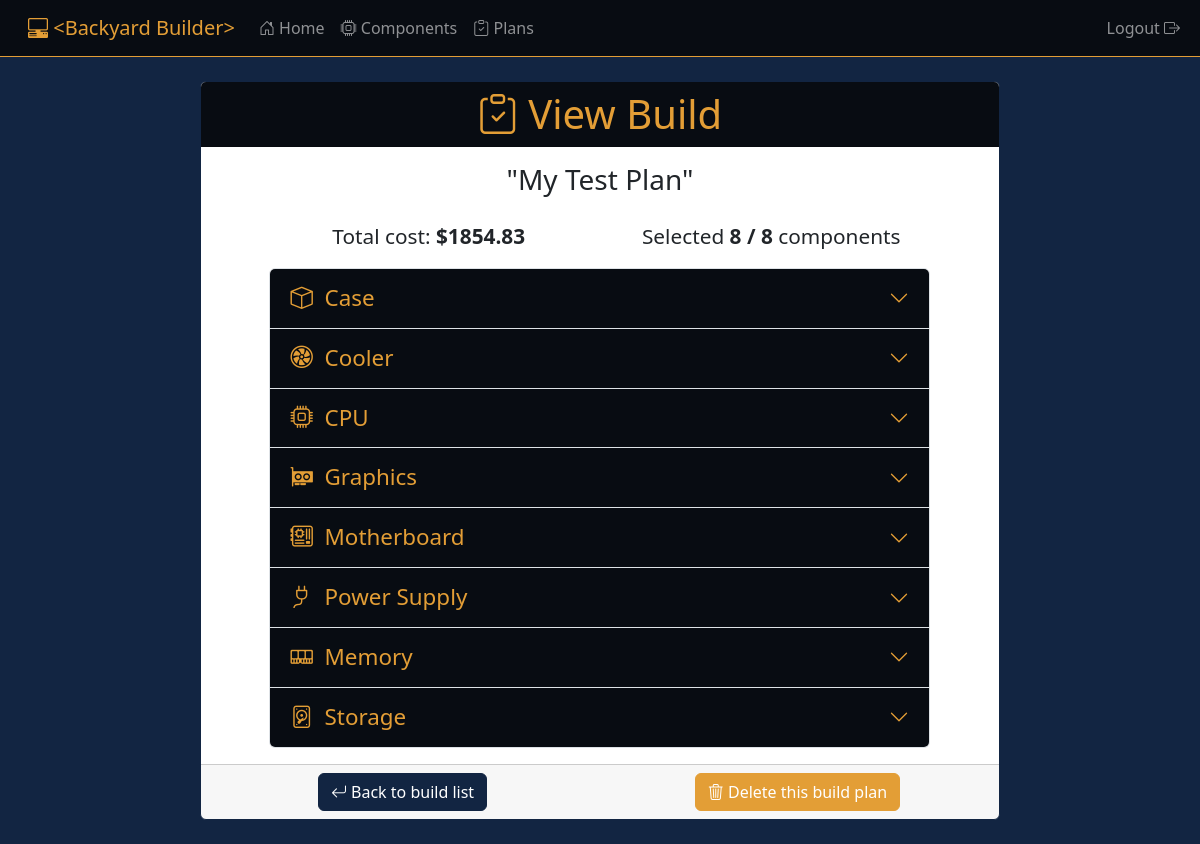
The page /builds/4 (signed in) on the database its author committed.
### builds/models.py (models this page shows, shortened)
class Build(models.Model):
    name = models.CharField(max_length=75, default='My PC Plan')
    user = models.ForeignKey(User, on_delete=models.CASCADE)
    case = models.ForeignKey(Case, on_delete=models.SET_NULL, null=True, default=None)
    cooler = models.ForeignKey(Cooler, on_delete=models.SET_NULL, null=True, default=None)
    cpu = models.ForeignKey(CPU, on_delete=models.SET_NULL, null=True, default=None)
    graphics = models.ForeignKey(Graphics, on_delete=models.SET_NULL, null=True, default=None)
    motherboard = models.ForeignKey(Motherboard, on_delete=models.SET_NULL, null=True, default=None)
    powersupply = models.ForeignKey(PowerSupply, on_delete=models.SET_NULL, null=True, default=None)
    ram = models.ForeignKey(RAM, on_delete=models.SET_NULL, null=True, default=None)
    storage = models.ForeignKey(Storage, on_delete=models.SET_NULL, null=True, default=None)
    def total_price(self):
        total_price = 0
        components = []
        if self.case is not None:
            components.append(self.case)
        if self.cooler is not None:
            components.append(self.cooler)
        if self.cpu is not None:
            components.append(self.cpu)
        if self.graphics is not None:
            components.append(self.graphics)
        if self.motherboard is not None:
            components.append(self.motherboard)
        if self.powersupply is not None:
            components.append(self.powersupply)
        if self.ram is not None:
            components.append(self.ram)
        if self.storage is not None:
            components.append(self.storage)
        for component in components:
            total_price += component.price
        return total_price
    def component_count(self):
        count = 0
        if self.case is not None:
            count += 1
        if self.cooler is not None:
            count += 1
        if self.cpu is not None:
            count += 1
        if self.graphics is not None:
            count += 1
        if self.motherboard is not None:
            count += 1
        if self.powersupply is not None:
            count += 1
        if self.ram is not None:
            count += 1
        if self.storage is not None:
            count += 1
        return count

### components/models.py (models this page shows, shortened)
class Component(models.Model):
    name = models.CharField(max_length=300)
    manufacturer = models.CharField(max_length=100)
    price = models.FloatField()
    image = models.ImageField(default='component_images/default_component.png', upload_to='component_images')
    link = models.URLField()

### builds/views.py (the view)
# urls.py: path('<int:build_id>', views.view_build, name='view_build'),
@login_required
def view_build(request, build_id):
    context = {}
    build = Build.objects.get(id=build_id)
    context['build'] = build
    return render(request, 'builds/build_view.html', context)

### builds/templates/builds/build_view.html (shortened to what this page needs)
{% extends 'dashboard/base.html' %}
{% block body %}
    <div class="col-8 offset-2 my-4">
        <div class="card">
            <h1 class="card-header text-center">
                <i class="bi bi-clipboard-check"></i>
                View Build
            </h1>
            <div class="card-body">
                <h3 class="card-title text-center">
                    "{{ build.name }}"
                </h3>
            </div>
            <div class="row mb-3">
                <div class="col-5 offset-1 text-center">
                    <div class="card-text" style="font-size: 1.3rem;">
                        Total cost: <strong>${{ build.total_price }}</strong>
                    </div>
                </div>
                <div class="col-5 text-center">
                    <div class="card-text" style="font-size: 1.3rem;">
                        Selected <strong>{{ build.component_count }}&nbsp;/&nbsp;8</strong> components
                    </div>
                </div>
            </div>
            <div class="row mb-3">
                <div class="col-10 offset-1">
                    <div class="accordion" id="buildAccordion">
                        <div class="accordion-item">
                            <h2 class="accordion-header" id="headingCase" >
                                <button class="accordion-button collapsed" type="button" data-bs-toggle="collapse" data-bs-target="#collapseCase" aria-expanded="true" aria-controls="collapseCase">
                                    <i class="bi bi-box"></i>
                                    &nbsp;&nbsp;Case
                                </button>
                            </h2>
                        </div>
                        <div class="accordion-item">
                            <h2 class="accordion-header" id="headingCooler" >
                                <button class="accordion-button collapsed" type="button" data-bs-toggle="collapse" data-bs-target="#collapseCooler" aria-expanded="true" aria-controls="collapseCooler">
                                    <i class="bi bi-fan"></i>
                                    &nbsp;&nbsp;Cooler
                                </button>
                            </h2>
                        </div>
                        <div class="accordion-item">
                            <h2 class="accordion-header" id="headingCPU" >
                                <button class="accordion-button collapsed" type="button" data-bs-toggle="collapse" data-bs-target="#collapseCPU" aria-expanded="true" aria-controls="collapseCPU">
                                    <i class="bi bi-cpu"></i>
                                    &nbsp;&nbsp;CPU
                                </button>
                            </h2>
                        </div>
                        <div class="accordion-item">
                            <h2 class="accordion-header" id="headingGraphics" >
                                <button class="accordion-button collapsed" type="button" data-bs-toggle="collapse" data-bs-target="#collapseGraphics" aria-expanded="true" aria-controls="collapseGraphics">
                                    <i class="bi bi-gpu-card"></i>
                                    &nbsp;&nbsp;Graphics
                                </button>
                            </h2>
                        </div>
                        <div class="accordion-item">
                            <h2 class="accordion-header" id="headingMobo" >
                                <button class="accordion-button collapsed" type="button" data-bs-toggle="collapse" data-bs-target="#collapseMobo" aria-expanded="true" aria-controls="collapseMobo">
                                    <i class="bi bi-motherboard"></i>
                                    &nbsp;&nbsp;Motherboard
                                </button>
                            </h2>
                        </div>
                        <div class="accordion-item">
                            <h2 class="accordion-header" id="headingPSU" >
                                <button class="accordion-button collapsed" type="button" data-bs-toggle="collapse" data-bs-target="#collapsePSU" aria-expanded="true" aria-controls="collapsePSU">
                                    <i class="bi bi-plug"></i>
                                    &nbsp;&nbsp;Power Supply
                                </button>
                            </h2>
                        </div>
                        <div class="accordion-item">
                            <h2 class="accordion-header" id="headingRAM" >
                                <button class="accordion-button collapsed" type="button" data-bs-toggle="collapse" data-bs-target="#collapseRAM" aria-expanded="true" aria-controls="collapseRAM">
                                    <i class="bi bi-memory"></i>
                                    &nbsp;&nbsp;Memory
                                </button>
                            </h2>
                        </div>
                        <div class="accordion-item">
                            <h2 class="accordion-header" id="headingStorage" >
                                <button class="accordion-button collapsed" type="button" data-bs-toggle="collapse" data-bs-target="#collapseStorage" aria-expanded="true" aria-controls="collapseStorage">
                                    <i class="bi bi-device-hdd"></i>
                                    &nbsp;&nbsp;Storage
                                </button>
                            </h2>
                        </div>
                    </div>
                </div>
            </div>
            <div class="card-footer">
                <div class="row">
                    <div class="col-6 text-center">
                        <a href="{% url 'builds:build_list' %}" class="btn btn-primary">
                            <i class="bi bi-arrow-return-left"></i>
                            Back to build list
                        </a>
                    </div>
                    <div class="col-6 text-center">
                        <button type="button" class="btn btn-orange" data-bs-toggle="modal" data-bs-target="#deleteBuildModal">
                            <i class="bi bi-trash3"></i>
                            Delete this build plan
                        </button>
                    </div>
                </div>
            </div>
        </div>
    </div>
{% endblock %}

### rows shown on the page
Build: name "My Test Plan", total_price "1854.83", component_count "8"
